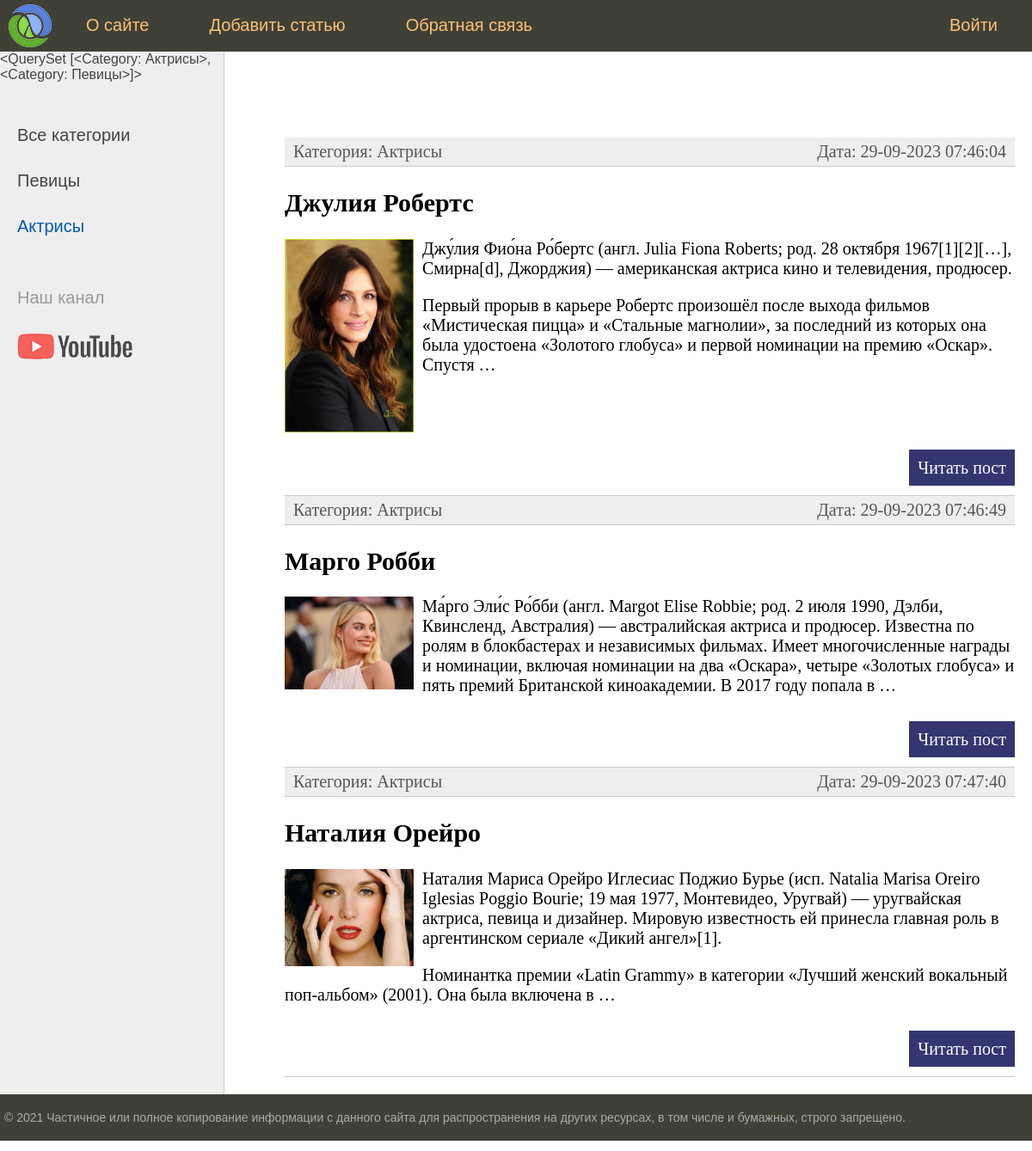
Page /category/1/ on the committed database.
### women/models.py (models this page shows, shortened)
class Category(models.Model):
    name = models.CharField(max_length=100, db_index=True, verbose_name="Категория")
    class Meta:
        verbose_name = 'Категория'
        verbose_name_plural = 'Категории'
        ordering = ['id']
    def __str__(self):
        return self.name
    def get_absolute_url(self):
        return reverse('category', kwargs={'cat_id': self.pk})

class Women(models.Model):
    title = models.CharField(max_length=255, verbose_name="Заголовок")
    content = models.TextField(blank=True, verbose_name = "Текст статьи")
    photo = models.ImageField(upload_to="photos/%Y/%m/%d/", verbose_name="Фото")
    time_create = models.DateTimeField(auto_now_add=True, verbose_name="Время создания")
    time_update = models.DateTimeField(auto_now=True, verbose_name="Время изменения")
    id_published = models.BooleanField(default=True, verbose_name="Публикация")
    cat = models.ForeignKey('Category', on_delete=models.PROTECT, null=True, verbose_name="Категории")
    class Meta:
        verbose_name = 'Известные женщины'
        verbose_name_plural = 'Известные женщины'
        ordering = ['-time_create', 'title']
    def get_absolute_url(self):
        return reverse('post', kwargs={'post_id': self.pk})

### women/views.py (the view)
# urls.py: path('category/<int:cat_id>/', show_category, name='category'),
def show_category(request, cat_id):
    posts = Women.objects.filter(cat_id=cat_id)
    if len(posts) == 0:
        raise Http404()
    context = {
        'posts': posts,
        'menu': menu,
        'title': 'Главная страница',
        'cat_selected': cat_id,
    }
    return render(request, 'index.html', context=context)

### women/templatetags/women_tags.py (called while the page is built)
@register.simple_tag(name='getcats')      #простой пользовательский тег для использования его в шаблонах
def get_categories(filter=None):
        return Category.objects.all()

@register.inclusion_tag('list_categories.html')
def show_categories(sort=None, cat_selected=0):
    if not sort:
        cats = Category.objects.all()
    else:
        cats = Category.objects.order_by(sort)
    return {"cats": cats, "cat_selected": cat_selected}

### women/templates/index.html (shortened to what this page needs)
{% extends 'base.html' %}
{% block content %}
<ul class="list-articles">
	{% for p in posts %}
	<li><div class="article-panel">
		<p class="first">Категория: {{p.cat}}</p>
		<p class="last">Дата: {{p.time_update|date:"d-m-Y H:i:s"}}</p>
	</div>
			<li><h2>{{p.title}}</h2>
	{% if p.photo %}
		<p><img class="img-article-left thumb" src="{{p.photo.url}}"></p>
	{% endif %}
	{% autoescape on %}
	{{p.content|linebreaks|truncatewords:50}}
	{% endautoescape %}
			<p class="link-read-post"><a href="{{p.get_absolute_url}}">Читать пост</a></p>
			</li>
	{% endfor %}
</ul>
{% endblock %}

### women/templates/base.html (shortened to what this page needs)
{% load static %}
{% load women_tags %}
<!DOCTYPE html>
<html>
<head>
	<link type="text/css" href="{% static 'women/css/styles.css' %}" rel="stylesheet" />
</head>
<body>
<table class="table-page" border=0 cellpadding="0" cellspacing="0">
<tr><td valign=top>
{% block mainmenu %}
		<div class="header">
			<ul id="mainmenu" class="mainmenu">
			<li class="logo"><a href="{% url 'home' %}"><div class="logo"></div></a></li>
	{% for m in menu %}
			{% if not forloop.last %}
							   <li><a href="{% url m.url_name %}">{{m.title}}</a></li>
			{% else %}
							   <li class="last"><a href="{% url m.url_name %}">{{m.title}}</a></li>
			{% endif %}
    {% endfor %}
			</ul>
		</div>
{% endblock mainmenu %}
<table class="table-content" border=0 cellpadding="0" cellspacing="0">
<tr>
	<td valign="top" class="left-chapters">
		{% getcats 2 %}
	<ul id="leftchapters">
		{% if cat_selected == 0 %}
                   <li class="selected">Все категории</li>
{% else %}
                   <li><a href="{% url 'home' %}">Все категории</a></li>
{% endif %}
{% show_categories '-name' cat_selected %}
		<li class="share">
		<p>Наш канал</p>
		<a class="share-yt" href="https://www.youtube.com/channel/UClJzWfGWuGJL2t-3dYKcHTA/playlists" target="_blank" rel="nofollow"></a>
		</li>
	</ul>
</td>
<td valign="top" class="content">
	<div class="content-text">
{% block content %}
{% endblock %}
	</div>
</td></tr></table>
</td></tr>
<tr><td valign=top>
	<div id="footer">
		<p>&copy; 2021 Частичное или полное копирование информации с данного сайта для распространения на других ресурсах, в том числе и бумажных, строго запрещено.</p>
	</div>
</td></tr></table>
</body>
</html>

### women/templates/list_categories.html
{% for c in cats %}
{% if c.pk == cat_selected %}
		  <li class="selected">{{c.name}}</li>
{% else %}
		  <li><a href="{{ c.get_absolute_url }}">{{c.name}}</a></li>
{% endif %}
{% endfor %}

### women/static/women/css/styles.css (style rules this page uses)
html, body { font-family: 'Arial'; margin: 0; padding: 0; height: 100%; width: 100%; color: #444; }
a { color: #0059b2; text-decoration: none; }
img { max-width: 600px; height: auto; }
img.img-article-left { max-width: 300px; height: auto; float: left; padding: 0 10px 10px 0; }
img.img-article-left.thumb { max-width: 150px; height: auto; }
p.link-read-post { text-align: right; }
p.link-read-post a { padding: 10px; min-width: 100px; background: #333671; color: #fff; text-decoration: none; }
div.article-panel { background: #eee; padding: 5px 10px 5px 10px; box-sizing: border-box; overflow: hidden; color: #555; }
div.article-panel p.first { margin: 0; float: left; }
div.article-panel p.last { margin: 0; float: right; }
ul.list-articles { list-style: none; margin: 0; padding: 0; }
ul.list-articles li { border-bottom: 1px solid #ccc; }
.table-page { width: 100%; height: 100%; vertical-align: top; }
.table-page tr { height: 100%; }
.header { background: #3F4137; height: 60px; }
.logo { background: url('../images/logo.png') no-repeat 10px 5px; width: 70px; height: 60px; }
ul.mainmenu { list-style: none; margin: 0; padding: 0; height: 60px; color: #fdc073; font-size: 20px; overflow: hidden; }
ul.mainmenu li { float: left; margin: 18px 40px 0 30px; }
ul.mainmenu li.logo { margin: 0; }
ul.mainmenu li.last { float: right; }
ul.mainmenu li a { color: #fdc073; text-decoration: none; }
.table-content { width: 100%; min-height: 100%; height: 100%; }
.left-chapters { margin: 0; background: #eee; border-right: 1px solid #ccc; min-height: 100%; }
.left-chapters ul { width: 230px; min-height: 100%; margin: 0; padding: 20px 10px 10px 20px; list-style: none; font-size: 20px; }
.left-chapters ul li { margin: 30px 0 0 0; color: #999; }
.left-chapters ul li.selected { color: #0059b2; }
.left-chapters ul li a { color: #444; text-decoration: none; }
.left-chapters ul li.share { margin: 60px 0 0 0; }
.left-chapters ul li.share p { margin: 30px 0 30px 0; }
.left-chapters ul li.share a { display: inline-block; width: 40px; height: 40px; margin: 0 20px 0 0; }
.left-chapters ul li.share a.share-yt { width: 100%; height: 30px; background: url('../images/share_yt.png') no-repeat 0 0 }
.content { padding: 40px 20px 20px 40px; width: 100%; box-sizing: border-box; }
.content-text { margin: 60px 0 0 30px; color: #000; font-size: 20px; font-family: Yandex Sans Display Light; }
#footer { box-sizing: border-box; background: #3F4137; padding: 5px; color: #aaa; font-size: 14px; font-family: Verdana, Geneva, Arial, Helvetica; text-align: left; overflow: hidden; }

### rows in the picture
Category: name.name "<QuerySet [<Category: Актрисы>, <Category: Певицы>]>", name "Актрисы"
Category: name "Певицы"
Women: cat "Актрисы", time_update "29-09-2023 07:46:04", title "Джулия Робертс", photo (picture), content "Джу́лия Фио́на Ро́бертс (англ. Julia Fiona Roberts; род. 28 октября 1967[1][2][…], Смирна[d], Джорджия) — американская актриса кино и телевидения, продюсер. Первый прорыв в карьере Робертс произошёл после выхода фильмов «Мистическая пицца» и «Стальные магнолии», за последний из которых она была удостоена «Золотого глобуса» и первой номинации на премию «Оскар». Спустя …"
Women: cat "Актрисы", time_update "29-09-2023 07:46:49", title "Марго Робби", photo (picture), content "Ма́рго Эли́с Ро́бби (англ. Margot Elise Robbie; род. 2 июля 1990, Дэлби, Квинсленд, Австралия) — австралийская актриса и продюсер. Известна по ролям в блокбастерах и независимых фильмах. Имеет многочисленные награды и номинации, включая номинации на два «Оскара», четыре «Золотых глобуса» и пять премий Британской киноакадемии. В 2017 году попала в …"
Women: cat "Актрисы", time_update "29-09-2023 07:47:40", title "Наталия Орейро", photo (picture), content "Наталия Мариса Орейро Иглесиас Поджио Бурье (исп. Natalia Marisa Oreiro Iglesias Poggio Bourie; 19 мая 1977, Монтевидео, Уругвай) — уругвайская актриса, певица и дизайнер. Мировую известность ей принесла главная роль в аргентинском сериале «Дикий ангел»[1]. Номинантка премии «Latin Grammy» в категории «Лучший женский вокальный поп-альбом» (2001). Она была включена в …"

### other values in the picture
{{ m.title }} "О сайте" "Добавить статью" "Обратная связь"
{{ m.title }} "Войти"
